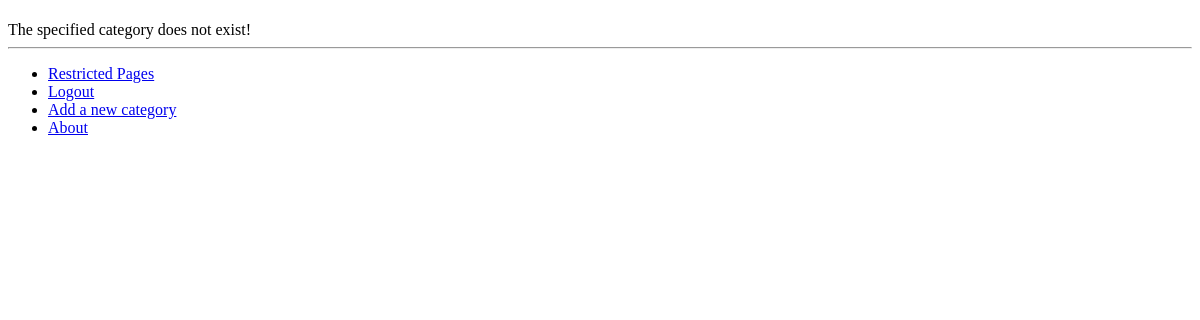
Before: /rango/category/test/ (signed in) with the older database file.
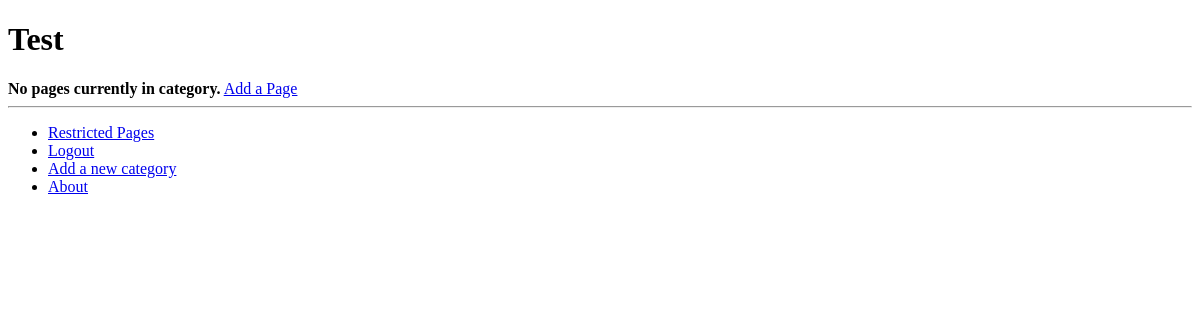
After: the same page with the newer database file.
### rango/models.py (models this page shows, shortened)
class Category(models.Model):
	name = models.CharField(max_length=128, unique=True)
	views= models.IntegerField(default=0)
	likes= models.IntegerField(default=0)
	slug = models.SlugField()

### rango/views.py (the view)
# urls.py: url(r'^category/(?P<category_name_slug>[\w\-]+)/$', views.category, name='category'),
def category(request, category_name_slug):
	context_dict = {}
	try:
		category = Category.objects.get(slug=category_name_slug)
		context_dict['category_name'] = category.name
		pages = Page.objects.filter(category=category)
		context_dict['pages'] = pages
		context_dict['category'] = category
	except Category.DoesNotExist:
		pass
	return render(request, 'rango/category.html', context_dict)

### rango/templates/rango/category.html (shortened to what this page needs)
{% extends 'base.html' %}
{% load staticfiles %}
{% block body_block %}
	<h1>{{ category_name }}</h1>
	{% if category %}
		{% if pages %}
			<ul>
				{% for page in pages %}
				<li><a href="{{ pages.url }}">{{ page.title }}</a></li>
				{% endfor %}
			</ul>
		{% else %}
			<strong>No pages currently in category.</strong>
		{% endif %}
		{% if user.is_authenticated %}
			<a href="/rango/category/{{ category.slug }}/add_page/">Add a Page</a>
		{% endif %}
	{% else %}
		The specified category {{ category_name }} does not exist!
	{% endif %}
{% endblock %}

Changed rows visible on the page:
now on this page (row edited): Category: name "Test"
Other visible differences:
text no longer shown: "The specified category does not exist!"
text now shown: "No pages currently in category. Add a Page"
